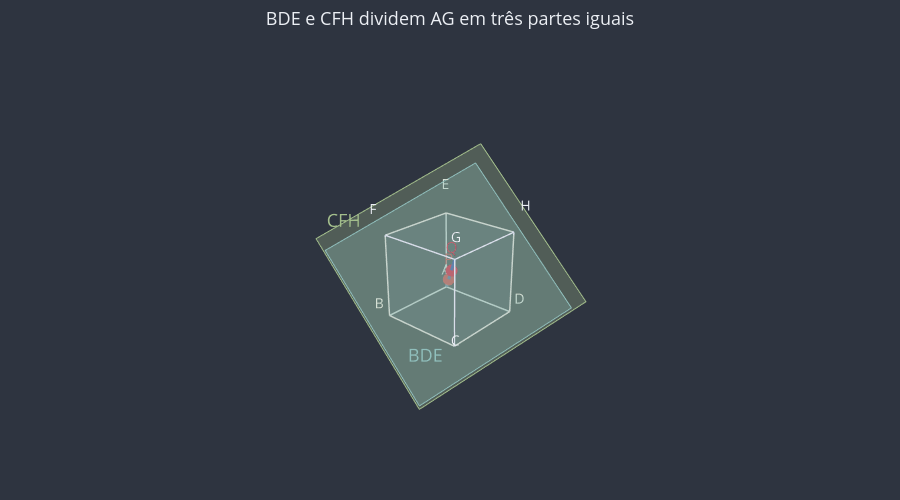

Notebook code cell kept with this figure:
### Markdown cell above
**Exercício 8.** Em que fração da diagonal $AG$ fica o ponto $P$ onde ela fura o plano $BDE$?

### Code cell
plano_bde = u3d.plano_por_tres_pontos(B, D, E)
ponto_P = u3d.intersecao_reta_plano(A, G, plano_bde)
ap = u3d.medir_distancia(A, ponto_P)
ag = u3d.medir_distancia(A, G)

fracao_ex8 = ap / ag

print(ponto_P, fracao_ex8)  # (0.666..., 0.666..., 0.666...) e 0.333...

# O plano CFH (notebook 02), paralelo a BDE, fura AG a 2/3 do caminho: os dois
# planos dividem a diagonal em três partes iguais.
plano_cfh = u3d.plano_por_tres_pontos(C, F, H)
ponto_Q = u3d.intersecao_reta_plano(A, G, plano_cfh)
print(f"AQ / AG = {u3d.medir_distancia(A, ponto_Q) / ag:.4f}")

fig = u3d.criar_figura(titulo="BDE e CFH dividem AG em três partes iguais")
fig = u3d.desenhar_cubo(fig)
fig = u3d.desenhar_plano_por_tres_pontos(
    fig, B, D, E, rotulo="BDE", opacidade=0.3, tamanho=1
)
fig = u3d.desenhar_plano_por_tres_pontos(
    fig, C, F, H, rotulo="CFH", cor=u3d.CORES["plano_secundario"], opacidade=0.3,
    tamanho=1,
)
fig = u3d.desenhar_segmento(fig, A, G, cor=u3d.CORES["reta"], espessura=6)
fig = u3d.desenhar_pontos(
    fig, [ponto_P, ponto_Q], rotulos=["P", "Q"], cor=u3d.CORES["destaque"], tamanho=7
)
u3d.mostrar(fig)

### Figure 1 — Plotly figure (JSON) as saved in the notebook; plotly's stock layout.template omitted (floating-point values rounded to 4 significant figures)
{"data": [{"color": "#81A1C1", "hoverinfo": "skip", "i": [0, 0, 4, 4, 0, 0, 1, 1, 2, 2, 3, 3], "j": [1, 2, 5, 6, 1, 5, 2, 6, 3, 7, 0, 4], "k": [2, 3, 6, 7, 5, 4, 6, 5, 7, 6, 4, 7], "lighting": {"ambient": 1, "diffuse": 0, "fresnel": 0, "specular": 0}, "opacity": 0.08, "type": "mesh3d", "x": [0.0, 2.0, 2.0, 0.0, 0.0, 2.0, 2.0, 0.0], "y": [0.0, 0.0, 2.0, 2.0, 0.0, 0.0, 2.0, 2.0], "z": [0.0, 0.0, 0.0, 0.0, 2.0, 2.0, 2.0, 2.0]}, {"hoverinfo": "skip", "line": {"color": "#D8DEE9", "dash": "solid", "width": 3}, "mode": "lines", "type": "scatter3d", "x": [0, 2], "y": [0, 0], "z": [0, 0]}, {"hoverinfo": "skip", "line": {"color": "#D8DEE9", "dash": "solid", "width": 3}, "mode": "lines", "type": "scatter3d", "x": [2, 2], "y": [0, 2], "z": [0, 0]}, {"hoverinfo": "skip", "line": {"color": "#D8DEE9", "dash": "solid", "width": 3}, "mode": "lines", "type": "scatter3d", "x": [2, 0], "y": [2, 2], "z": [0, 0]}, {"hoverinfo": "skip", "line": {"color": "#D8DEE9", "dash": "solid", "width": 3}, "mode": "lines", "type": "scatter3d", "x": [0, 0], "y": [2, 0], "z": [0, 0]}, {"hoverinfo": "skip", "line": {"color": "#D8DEE9", "dash": "solid", "width": 3}, "mode": "lines", "type": "scatter3d", "x": [0, 2], "y": [0, 0], "z": [2, 2]}, {"hoverinfo": "skip", "line": {"color": "#D8DEE9", "dash": "solid", "width": 3}, "mode": "lines", "type": "scatter3d", "x": [2, 2], "y": [0, 2], "z": [2, 2]}, {"hoverinfo": "skip", "line": {"color": "#D8DEE9", "dash": "solid", "width": 3}, "mode": "lines", "type": "scatter3d", "x": [2, 0], "y": [2, 2], "z": [2, 2]}, {"hoverinfo": "skip", "line": {"color": "#D8DEE9", "dash": "solid", "width": 3}, "mode": "lines", "type": "scatter3d", "x": [0, 0], "y": [2, 0], "z": [2, 2]}, {"hoverinfo": "skip", "line": {"color": "#D8DEE9", "dash": "solid", "width": 3}, "mode": "lines", "type": "scatter3d", "x": [0, 0], "y": [0, 0], "z": [0, 2]}, {"hoverinfo": "skip", "line": {"color": "#D8DEE9", "dash": "solid", "width": 3}, "mode": "lines", "type": "scatter3d", "x": [2, 2], "y": [0, 0], "z": [0, 2]}, {"hoverinfo": "skip", "line": {"color": "#D8DEE9", "dash": "solid", "width": 3}, "mode": "lines", "type": "scatter3d", "x": [2, 2], "y": [2, 2], "z": [0, 2]}, {"hoverinfo": "skip", "line": {"color": "#D8DEE9", "dash": "solid", "width": 3}, "mode": "lines", "type": "scatter3d", "x": [0, 0], "y": [2, 2], "z": [0, 2]}, {"hoverinfo": "skip", "mode": "text", "text": ["A"], "textfont": {"color": "#ECEFF4", "size": 14}, "type": "scatter3d", "x": [-0.1732], "y": [-0.1732], "z": [-0.1732]}, {"hoverinfo": "skip", "mode": "text", "text": ["B"], "textfont": {"color": "#ECEFF4", "size": 14}, "type": "scatter3d", "x": [2.173], "y": [-0.1732], "z": [-0.1732]}, {"hoverinfo": "skip", "mode": "text", "text": ["C"], "textfont": {"color": "#ECEFF4", "size": 14}, "type": "scatter3d", "x": [2.173], "y": [2.173], "z": [-0.1732]}, {"hoverinfo": "skip", "mode": "text", "text": ["D"], "textfont": {"color": "#ECEFF4", "size": 14}, "type": "scatter3d", "x": [-0.1732], "y": [2.173], "z": [-0.1732]}, {"hoverinfo": "skip", "mode": "text", "text": ["E"], "textfont": {"color": "#ECEFF4", "size": 14}, "type": "scatter3d", "x": [-0.1732], "y": [-0.1732], "z": [2.173]}, {"hoverinfo": "skip", "mode": "text", "text": ["F"], "textfont": {"color": "#ECEFF4", "size": 14}, "type": "scatter3d", "x": [2.173], "y": [-0.1732], "z": [2.173]}, {"hoverinfo": "skip", "mode": "text", "text": ["G"], "textfont": {"color": "#ECEFF4", "size": 14}, "type": "scatter3d", "x": [2.173], "y": [2.173], "z": [2.173]}, {"hoverinfo": "skip", "mode": "text", "text": ["H"], "textfont": {"color": "#ECEFF4", "size": 14}, "type": "scatter3d", "x": [-0.1732], "y": [2.173], "z": [2.173]}, {"color": "#88C0D0", "hoverinfo": "skip", "i": [0, 0], "j": [1, 2], "k": [2, 3], "lighting": {"ambient": 1, "diffuse": 0, "fresnel": 0, "specular": 0}, "opacity": 0.3, "type": "mesh3d", "x": [-1.067, -1.067, 2.4, 2.4], "y": [3.034, 0.03222, -1.701, 1.301], "z": [0.03222, 3.034, 1.301, -1.701]}, {"hoverinfo": "skip", "line": {"color": "#88C0D0", "width": 2}, "mode": "lines", "type": "scatter3d", "x": [-1.067, -1.067, 2.4, 2.4, -1.067], "y": [3.034, 0.03222, -1.701, 1.301, 3.034], "z": [0.03222, 3.034, 1.301, -1.701, 0.03222]}, {"hoverinfo": "skip", "mode": "text", "text": ["BDE"], "textfont": {"color": "#88C0D0", "size": 18}, "type": "scatter3d", "x": [2.053], "y": [1.174], "z": [-1.228]}, {"color": "#A3BE8C", "hoverinfo": "skip", "i": [0, 0], "j": [1, 2], "k": [2, 3], "lighting": {"ambient": 1, "diffuse": 0, "fresnel": 0, "specular": 0}, "opacity": 0.3, "type": "mesh3d", "x": [-0.4, -0.4, 3.067, 3.067], "y": [0.6989, 3.701, 1.968, -1.034], "z": [3.701, 0.6989, -1.034, 1.968]}, {"hoverinfo": "skip", "line": {"color": "#A3BE8C", "width": 2}, "mode": "lines", "type": "scatter3d", "x": [-0.4, -0.4, 3.067, 3.067, -0.4], "y": [0.6989, 3.701, 1.968, -1.034, 0.6989], "z": [3.701, 0.6989, -1.034, 1.968, 3.701]}, {"hoverinfo": "skip", "mode": "text", "text": ["CFH"], "textfont": {"color": "#A3BE8C", "size": 18}, "type": "scatter3d", "x": [2.72], "y": [-0.5609], "z": [1.841]}, {"hoverinfo": "skip", "line": {"color": "#5E81AC", "dash": "solid", "width": 6}, "mode": "lines", "type": "scatter3d", "x": [0, 2], "y": [0, 2], "z": [0, 2]}, {"hoverinfo": "text", "marker": {"color": "#BF616A", "size": 7}, "mode": "markers+text", "text": ["P"], "textfont": {"color": "#BF616A", "size": 15}, "textposition": "top center", "type": "scatter3d", "x": [0.6667], "y": [0.6667], "z": [0.6667]}, {"hoverinfo": "text", "marker": {"color": "#BF616A", "size": 7}, "mode": "markers+text", "text": ["Q"], "textfont": {"color": "#BF616A", "size": 15}, "textposition": "top center", "type": "scatter3d", "x": [1.333], "y": [1.333], "z": [1.333]}], "layout": {"font": {"color": "#ECEFF4", "size": 13}, "height": 500, "margin": {"b": 0, "l": 0, "r": 0, "t": 50}, "paper_bgcolor": "#2E3440", "plot_bgcolor": "#2E3440", "scene": {"aspectmode": "data", "bgcolor": "#2E3440", "camera": {"eye": {"x": 1.6, "y": 1.4, "z": 1}}, "xaxis": {"visible": false}, "yaxis": {"visible": false}, "zaxis": {"visible": false}}, "showlegend": false, "title": {"text": "BDE e CFH dividem AG em três partes iguais", "x": 0.5}}}
